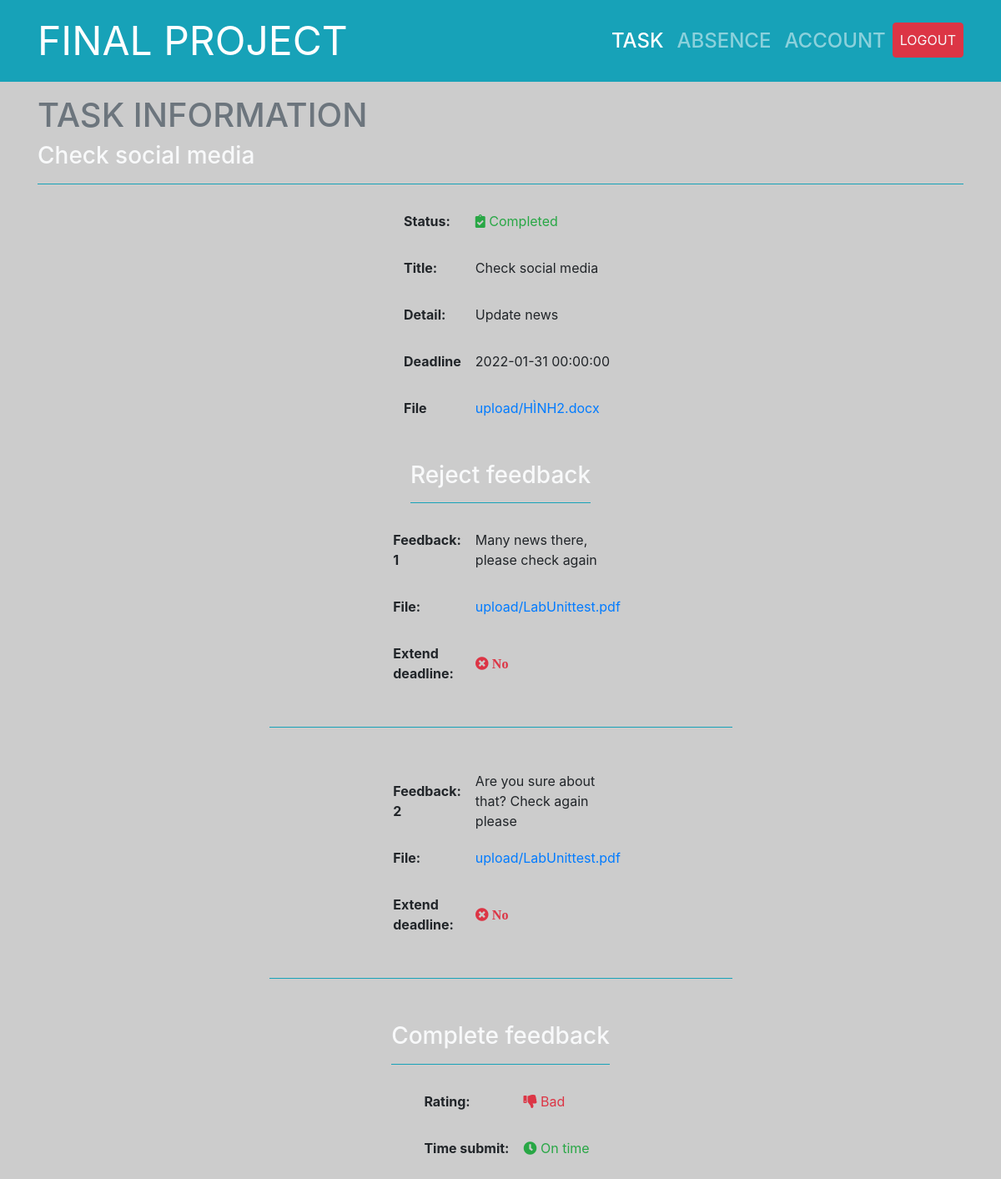
Page /task_detail.php?id=2 (signed in) on the committed database.
### tables this page shows
CREATE TABLE `task` (
  `id` int(11) NOT NULL,
  `title` varchar(100) NOT NULL,
  `description` varchar(255) NOT NULL,
  `person` varchar(255) NOT NULL,
  `deadline` datetime NOT NULL,
  `file` varchar(255) NOT NULL,
  `status` varchar(255) NOT NULL DEFAULT 'New'
);

CREATE TABLE `feedback_reject` (
  `id_feedback` int(11) NOT NULL,
  `id_task` int(11) NOT NULL,
  `description` varchar(255) NOT NULL,
  `file` varchar(255) NOT NULL,
  `extend_deadline` tinyint(1) NOT NULL DEFAULT 0
);

### task_detail.php (the view, shortened to what this page needs)
<?php
    require_once('db.php');
    $id = $_GET['id'];
?>
<!DOCTYPE html>
<html lang="en">
<head>
	<link rel="stylesheet" href="https://maxcdn.bootstrapcdn.com/bootstrap/4.5.2/css/bootstrap.min.css">
    <link rel="stylesheet" href="https://use.fontawesome.com/releases/v5.7.2/css/all.css"
>
	<link rel="stylesheet" href="style.css">
</head>
<body>
<nav class="navbar navbar-expand-lg bg-info navbar-dark">
	<div class="container">
		<a href="./" class="navbar-brand navbar-header" style="font-size: 3rem;">FINAL PROJECT</a>
		<div class="collapse navbar-collapse" id="navbarSupportedContent">
		<ul class="navbar-nav ml-auto h4">
			<li class="nav-item ">
			<a class="nav-link active" href="./">TASK</a>
			</li>
			<li class="nav-item">
			<a class="nav-link" href="absence.php">ABSENCE</a>
			</li>
			<li class="nav-item">
			<a class="nav-link" href="account.php">ACCOUNT</a>
			</li>
			<li class="nav-item">
			<a class="btn btn-danger nav-link text-light" href="logout.php">LOGOUT</a>
			</li>
		</ul>
		</div>
	</div>
</nav>
<div class="container pb-2">
        <?php
            $data = get_task_by_id($id)['data'];
        ?>
		<h1 class="mt-3 text-secondary">TASK INFORMATION</h1>
        <h3 class="mt-1 mb-3 pb-3 border-bottom border-info text-light" ><?=$data['title']?></h3>
		<div class="ml-auto mr-auto task-container">
            <table>
                <tr>
                    <th>Status:</th>
                </tr>
                <tr>
                    <th>Title:</th>
                    <td><?=$data['title']?></td>
                </tr>
                <tr>
                    <th>Detail:</th>
                    <td><?=$data['description']?></td>
                </tr>
                <tr>
                    <th>Deadline</th>
                    <td><?=$data['deadline']?></td>
                </tr>
                <tr>
                    <th>File</th>
                    <td><a href="<?=$data['file']?>"><?=$data['file']?></a></td>
                </tr>
        	</table>
            <?php
                if($data['status']=="Rejected" || is_rejected($id)){
                    $result = get_feedback_reject_task($id);
                    if(!$result['code']){
                        $feedback_data = $result['data'];
                        ?>
                            <h3 class="mt-1 mb-3 pb-3 text-center border-bottom border-info text-light" >Reject feedback</h3>
                        <?php
                        foreach($feedback_data as $key=>$row){
                            ?>
                                <table style="width: 0%;">
                                    <tr>
                                        <th>Feedback: <?=$key+1?></th>
                                        <td><?=$row['description']?></td>
                                    </tr>
                                    <tr>
                                        <th>File:</th>
                                        <td><a href="<?=$row['file']?>"><?=$row['file']?></a></td>
                                    </tr>
                                    <tr>
                                        <th>Extend deadline:</th>
                                        <?php
                                            if($row['extend_deadline']){
                                                echo "<td class='text-primary'><i class='fas fa-check'> Yes</i></td>";
                                            }else{
                                                echo "<td class='text-danger'><i class='fas fa-times-circle'> No</i></td>";
                                            }
                                        ?>
                                    </tr>
                                </table>
                                <p class="mt-1 mb-5 border-bottom border-info text-light" style="width:50%;"></p>
                            <?php
                        }
                    }
                }
                if($data['status']=="Completed"){
                    $feedback_data = get_feedback_complete_task($id);
                    if(!$feedback_data['code']){
                        $row = $feedback_data['data'];
                    }
                    ?>
                        <h3 class="mt-1 mb-3 pb-3 text-center border-bottom border-info text-light" >Complete feedback</h3>
                        <table>
                            <tr>
                                <th>Rating:</th>
                                <?=status_ui($row['rating'])?>
                            </tr>
                            <tr>
                                <th>Time submit:</th>
                                <?=status_ui($row['time_submit'])?>
                            </tr>
                        </table>
                    <?php
                }
                    ?>
		</div>
</div>
</body>
</html>

### style.css (style rules this page uses)
* { box-sizing: border-box; }
body { background-color: #cccccc; }
.task-container { display: flex; justify-content: space-between; align-items: center; flex-wrap: wrap; height: 50%; flex-direction: column; }
.task-container table { overflow: scroll; margin-bottom: 2rem; flex-basis: 100%; }
.task-container table th { padding: 1rem; }

### rows in the picture
task: title "Check social media", description "Update news", deadline "2022-01-31 00:00:00", file "upload/HÌNH2.docx"
feedback_reject: description "Many news there, please check again", file "upload/LabUnittest.pdf", extend_deadline "No"
feedback_reject: description "Are you sure about that? Check again please", file "upload/LabUnittest.pdf", extend_deadline "No"
